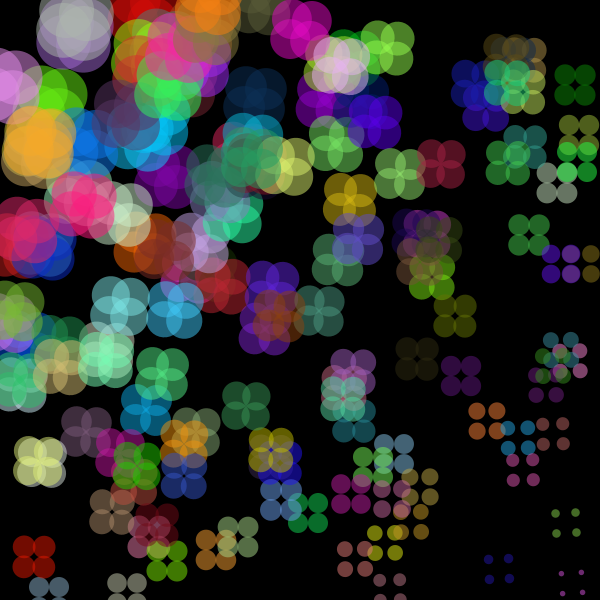
Frame 1 (no input)
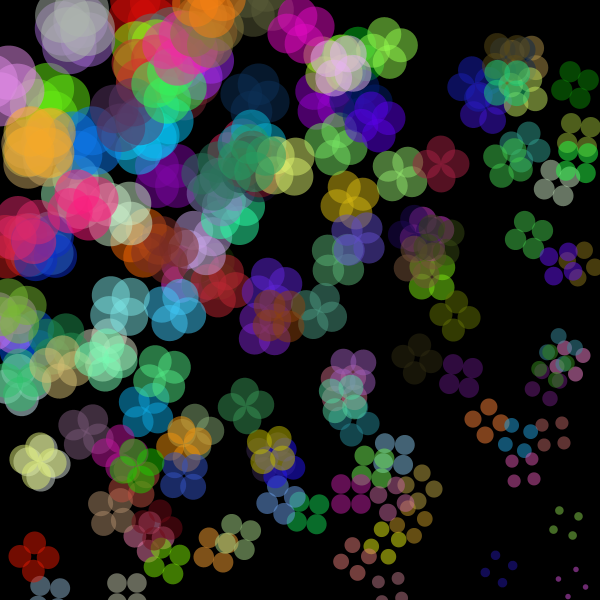
Frame 60 (the mouse pressed at the canvas centre just before this capture)
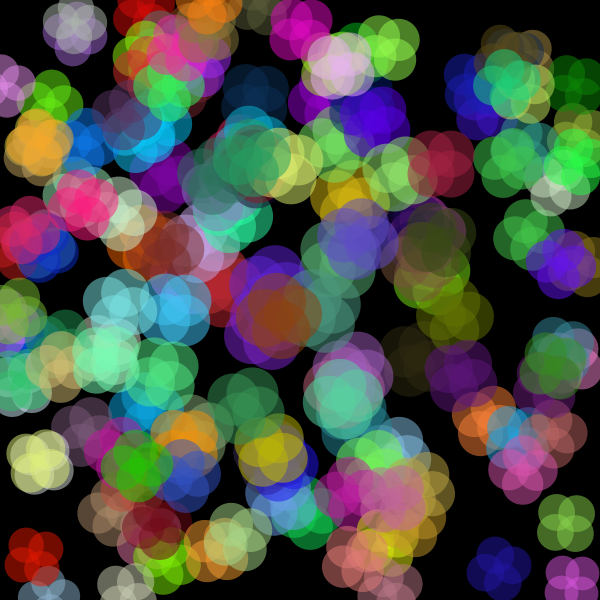
Frame 120 (the mouse held since frame 60 and released just before this capture)

The Processing sketch that drew these frames (run headless with seeded random() and noise(); from frame 60 on, the mouse is pressed at the canvas centre):

// Processing sketch: processing_72013
// ── processing_72013.pde

Thingy[] myThingy = new Thingy[150];

void setup() {
  size(600, 600);
  background(0);
  smooth();
  noStroke();

  for (int i = 0; i < myThingy.length; i++) {
    myThingy[i] = new Thingy();
  }
}

void draw() {
  background(0);

  for (int i = 0; i < myThingy.length; i++) {
    myThingy[i].updateThingy();
    myThingy[i].drawThingy();
  }
}

class Thingy {

  //Properties
  float x = 10;
  float y = 10;
  float w = int(random(10,50));
  float h = int(random(10,50));
  color c = color(int(random(0, 255)), int(random(0, 255)), int(random(0, 255)), 130);
  float bigX = int(random(width));
  float bigY = int(random(height));

  float thingyDistance = 100;
  float thingyRotation = 0;
  float thingyRotationMod = 0;
  float thingyDistFromCenter = w;

  void drawThingy() {
    pushMatrix();
    fill(this.c);

    translate(bigX, bigY);
    rotate(this.thingyRotation);

    ellipse(-this.x, -this.y, this.thingyDistFromCenter, this.thingyDistFromCenter );
    ellipse(this.x, -this.y, this.thingyDistFromCenter, this.thingyDistFromCenter );
    ellipse(this.x, this.y, this.thingyDistFromCenter, this.thingyDistFromCenter );
    ellipse( -this.x, this.y, this.thingyDistFromCenter, this.thingyDistFromCenter );
    popMatrix();
  }

  void updateThingy() {
    //captures the distance from thingyX and thingyY to mouseX/MouseY
    this.thingyDistance = dist (bigX, bigY, mouseX, mouseY);

    //maps distance to a value that can be used for rotation
    this.thingyRotationMod = map (this.thingyDistance, 0, width, 10, .1);

    //maps distance to a value that can be used for the size of circle
    this.thingyDistFromCenter = map(this.thingyDistance, 0, width, 60, 20);

    //determines rotation
    this.thingyRotation += radians (this.thingyRotationMod);
  }
}
